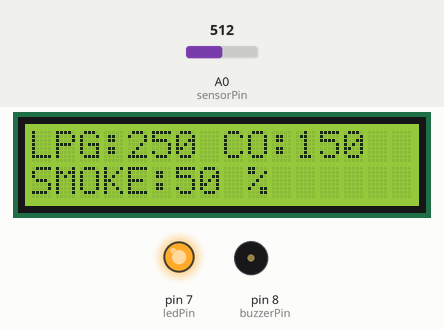
Bench run of a sketch on a simulated Arduino Uno, built with avr-gcc and run on an emulated ATmega328P. Shown: 16×2 character LCD, output pins drawn as LEDs (lit = HIGH), buzzer (waves = sounding, pin HIGH). Inputs (shaded band) come from the test bench; at power-on: A0 (sensorPin) = 512. What the sketch prints to the serial monitor is not drawn.

Above: at 3.3 s.
3.4 s: A0 (sensorPin) set to 12
At 4.9 s:
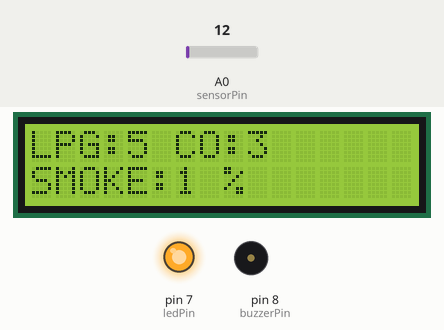
5.7 s: A0 (sensorPin) set to 9
At 7.0 s:
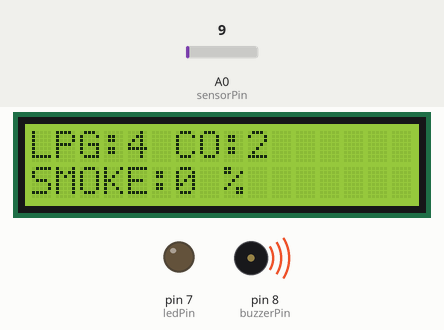
7.8 s: A0 (sensorPin) set to 0
At 9.0 s:
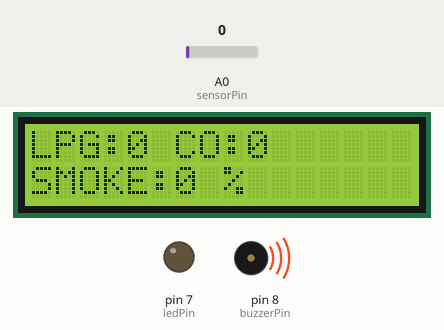
Timing chart, 0 to 10.8 s (numbered marks = the images above; inputs shaded):
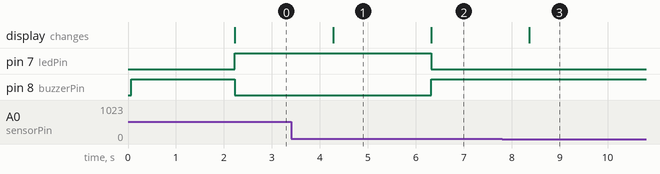

The sketch:

proteus_sim_code.ino
```cpp
#include <Wire.h>
#include <LiquidCrystal_PCF8574.h>

LiquidCrystal_PCF8574 lcd(0x20); // I2C address (0x20 if A0–A2 = GND)
int sensorPin = A0;  // MQ2 analog output or potentiometer
int ledPin = 7;      // LED +ve to D7, -ve to GND
int buzzerPin = 8;   // Buzzer +ve to +5V, -ve to D8 (Active buzzer, LOW = ON)

void setup() {
  Wire.begin();
  lcd.begin(16, 2);
  lcd.setBacklight(255);
  Serial.begin(9600);

  pinMode(ledPin, OUTPUT);
  pinMode(buzzerPin, OUTPUT);
  digitalWrite(ledPin, LOW);
  digitalWrite(buzzerPin, HIGH); // Keep buzzer OFF initially (since LOW = ON)

  lcd.clear();
  lcd.setCursor(0, 0);
  lcd.print(" MQ2 Gas Sensor ");
  lcd.setCursor(0, 1);
  lcd.print("   Initializing  ");
  delay(2000);

  Serial.println("=== MQ2 Gas Sensor Simulation ===");
  Serial.println("Analog Value | LPG (ppm) | CO (ppm) | Smoke (%)");
  Serial.println("--------------------------------------------");
}

void loop() {
  int analogValue = analogRead(sensorPin);

  // Scale simulated gas readings
  int lpg = map(analogValue, 0, 1023, 0, 500);
  int co = map(analogValue, 0, 1023, 0, 300);
  int smoke = map(analogValue, 0, 1023, 0, 100);

  // Display on LCD
  lcd.clear();
  lcd.setCursor(0, 0);
  lcd.print("LPG:");
  lcd.print(lpg);
  lcd.print(" CO:");
  lcd.print(co);

  lcd.setCursor(0, 1);
  lcd.print("SMOKE:");
  lcd.print(smoke);
  lcd.print(" %");

  // Print to Serial Monitor
  Serial.print("Analog: ");
  Serial.print(analogValue);
  Serial.print(" | LPG: ");
  Serial.print(lpg);
  Serial.print(" ppm | CO: ");
  Serial.print(co);
  Serial.print(" ppm | Smoke: ");
  Serial.print(smoke);
  Serial.println(" %");

  // Trigger LED & Buzzer based on smoke level
  if (smoke > 0) {  // Adjust threshold as needed
    digitalWrite(ledPin, HIGH);   // LED ON
    digitalWrite(buzzerPin, LOW); // Buzzer ON (active low)
  } else {
    digitalWrite(ledPin, LOW);    // LED OFF
    digitalWrite(buzzerPin, HIGH);// Buzzer OFF
  }

  delay(1000);
}
```

Measured:
- the behaviour switches between 11 and 10 on A0 (sensorPin) (found by bisection; images 1 and 2)
- after the input at 3.4 s, the display: changes after 0.88 s (image 1)
- after the input at 5.7 s, pin 7 (ledPin): HIGH → LOW after 0.62 s; pin 8 (buzzerPin): LOW → HIGH after 0.62 s; the display: changes after 0.62 s (image 2)
- after the input at 7.8 s, the display: changes after 0.57 s (image 3)
